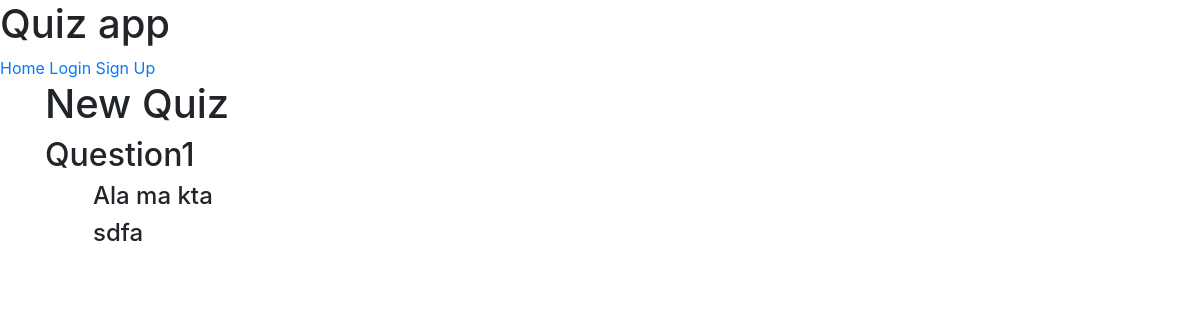
Before: /question/15/ with the older database file.
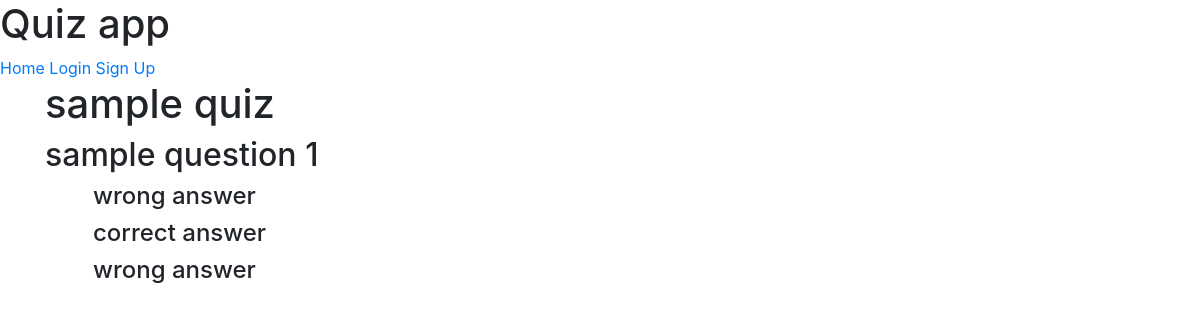
After: the same page with the newer database file.
### quiz/models.py (models this page shows, shortened)
class Question(models.Model):
    quiz = models.ForeignKey(Quiz, on_delete=models.CASCADE)
    question = models.TextField()

class Quiz(models.Model):
    author = models.ForeignKey(User, null=True, on_delete=models.SET_NULL)
    title = models.CharField(max_length=100)
    is_active = models.BooleanField(default=False)
    is_editable = models.BooleanField(default=True)

class Answer(models.Model):
    question = models.ForeignKey(Question, on_delete=models.CASCADE)
    answer = models.TextField()
    is_correct = models.BooleanField(default=False)

### quiz/views.py (the view)
# urls.py: path('question/<int:question_id>/', views.question, name='Quiz-Question'),
def question(request, question_id):
    question = Question.objects.get(pk=question_id)
    answers = list(question.answer_set.all())
    answers.sort(key=lambda x: x.pk)
    initial = set_initial_edit_form(question, answers)
    if request.method == "POST":
        form = EditForm(request.POST)
        if form.is_valid():
            if form.cleaned_data['delete_question']:
                question.delete()
                return redirect('Quiz-Details', question.quiz.pk)
            else:
                new_question = form.cleaned_data['question']
                if new_question:
                    question.question = new_question
                    question.save()
                if form.cleaned_data['answer1']:
                    answers[0].answer = form.cleaned_data['answer1']
                    answers[0].is_correct = form.cleaned_data['is_correct1']
                    answers[0].save()
                if form.cleaned_data['answer2']:
                    answers[1].answer = form.cleaned_data['answer2']
                    answers[1].is_correct = form.cleaned_data['is_correct2']
                    answers[1].save()
                if form.cleaned_data['answer3']:
                    if len(answers) > 2:
                        answers[2].answer = form.cleaned_data['answer3']
                        answers[2].is_correct = form.cleaned_data['is_correct3']
                        answers[2].save()
                    else:
                        a3 = question.answer_set.create(
                            answer=form.cleaned_data['answer3'], is_correct=form.cleaned_data['is_correct3']
                        )
                        a3.save()
                if form.cleaned_data['answer4']:
                    if len(answers) > 3:
                        answers[3].answer = form.cleaned_data['answer4']
                        answers[3].is_correct = form.cleaned_data['is_correct4']
                        answers[3].save()
                    else:
                        a4 = question.answer_set.create(
                            answer=form.cleaned_data['answer4'], is_correct=form.cleaned_data['is_correct4']
                        )
                        a4.save()
                if form.cleaned_data['delete_answer_1']:
                    answers[0].delete()
                if form.cleaned_data['delete_answer_2']:
                    answers[1].delete()
                if form.cleaned_data['delete_answer_3']:
                    answers[2].delete()
                if form.cleaned_data['delete_answer_4']:
                    answers[3].delete()
        else:
            error_msg = form.errors.get('no_correct_answer', None)
            if error_msg is not None:
                messages.error(request, error_msg)
            error_msg = form.errors.get('question_err', None)
            if error_msg is not None:
                messages.error(request, error_msg)
            error_msg = form.errors.get('answers_num', None)
            if error_msg is not None:
                messages.error(request, error_msg)
            error_msg = form.errors.get('deletion_err', None)
            if error_msg is not None:
                messages.error(request, error_msg)
    else:
        form = EditForm(initial=initial)
    context = {
        'question': question
    }
    if question.quiz.is_editable:
        context['form'] = form
    return render(request, 'quiz/question.html', context)

### quiz/views.py (called while the page is built)
def set_initial_edit_form(question, answers):
    initial = {'question': question.question}
    ans = 'answer'
    is_cor = 'is_correct'
    for i in range(len(answers)):
        initial[ans + str(i + 1)] = answers[i]
        initial[is_cor + str(i + 1)] = answers[i].is_correct
    return initial

### quiz/templates/quiz/question.html (shortened to what this page needs)
{% extends "quiz/base.html" %}
{% block content %}
    <div class="container">
        <h1>{{ question.quiz.title }}</h1>
        <h2>{{ question.question }}</h2>
        <div class="ml-5">
            {% for answer in question.answer_set.all %}
                <h4>{{ answer.answer }}</h4>
            {% endfor %}
        </div>
    </div>
{% endblock %}

### quiz/templates/quiz/base.html (shortened to what this page needs)
<!DOCTYPE html>
<html lang="en">
<head>
    <link rel="stylesheet" href="https://stackpath.bootstrapcdn.com/bootstrap/4.4.1/css/bootstrap.min.css">
</head>
<body>
    <h1>Quiz app</h1>
    <a href="{% url 'Quiz-Home' %}">Home</a>
    {% if user.is_authenticated %}
        <a href="{% url 'Flash-Cards' %}"> Flash Cards</a>
        <a href="{% url 'Profile' %}">Profile</a>
        <a href="{% url 'Logout' %}">Logout</a>
    {% else %}
        <a href="{% url 'Login' %}">Login</a>
        <a href="{% url 'Registration' %}">Sign Up</a>
    {% endif %}
    {% block content %}
    {% endblock%}
</body>
</html>

Changed rows visible on the page:
changed Question: quiz "New Quiz" → "sample quiz"; question "Question1" → "sample question 1"
changed Answer (number 1 of 3 on the later page): answer "Ala ma kta" → "wrong answer"
changed Answer: answer "sdfa" → "correct answer"
now on this page (row edited): Answer: answer "wrong answer"
